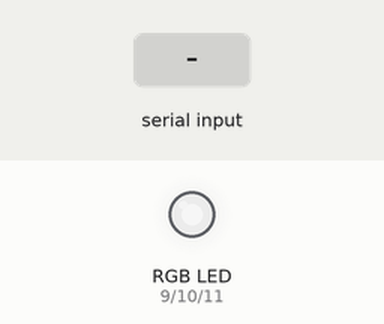
A sketch run on a simulated Arduino Mega 2560, built with avr-gcc and run on an emulated ATmega2560. On the bench: an RGB LED mixed from three pins (HIGH = lit). Inputs (shaded band) come from the test bench. Dim RGB values are drawn brighter than linear.

Above: at 1.25 s.
1.3 s: "O90\n" received over the second serial link
At 1.61 s:
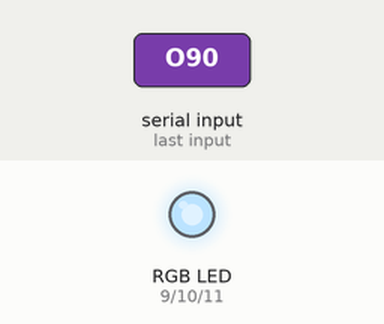
4.3 s: "90,45\n" received over the second serial link
7.3 s: "G90\n" received over the second serial link
10.3 s: "5\n" received over the second serial link
At 10.43 s:
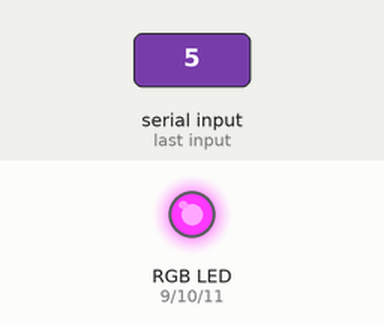
13.3 s: "O,45\n" received over the second serial link
At 14.1 s:
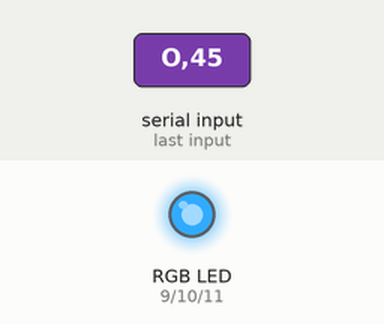
16.3 s: "W90\n" received over the second serial link
At 16.5 s:
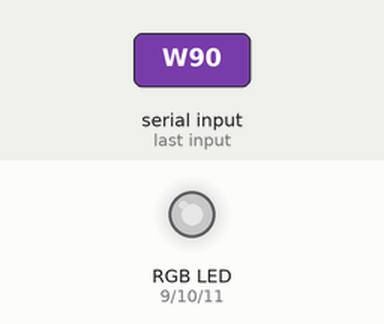
Timing chart, 0 to 49.2 s (numbered marks = the images above; inputs shaded):
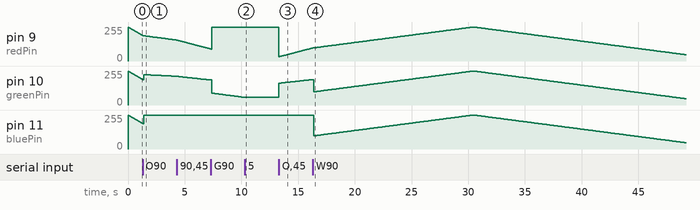

Measured:
- after the input at 10.3 s, pin 10 (greenPin): stays 57/255 (without the input it goes to 56/255 after 0.05 s)
- after the input at 16.3 s, pin 11 (bluePin): 255/255 → 99/255 after 0.07 s, → 100/255 0.09 s later, → 101/255 0.09 s later, → 102/255 0.09 s later, … (365 changes in this stretch)
- by itself, pin 9 (redPin): rises from 98/255 to 255/255 in 14.1 s, then falls to 47/255 in 18.7 s

The sketch:

hackathon_LEDS.ino
```cpp
const int redPin = 9;
const int greenPin = 10;
const int bluePin = 11;

char currentMode = 'W';
unsigned long lastUpdate = 0;
int brightness = 0;
int fadeDirection = 1;

// "speed" is the delay in ms between each brightness step.
// Smaller = Faster pulse. Larger = Slower pulse.
int pulseSpeed = 20;

void setup() {
  Serial.begin(115200);
  Serial1.begin(9600);
  pinMode(redPin, OUTPUT);
  pinMode(greenPin, OUTPUT);
  pinMode(bluePin, OUTPUT);
}

void loop() {
  // Check Serial1 for mode or speed changes
  if (Serial1.available() > 0) {
    if (isDigit(Serial1.peek())) {
      // If the incoming data is a number, update the pulse speed
      pulseSpeed = Serial1.parseInt();
    } else {
      // If it's a character, update the color mode
      char incomingByte = Serial1.read();
      if (incomingByte == 'O' || incomingByte == 'G' ||
          incomingByte == 'R' || incomingByte == 'W') {
        currentMode = incomingByte;
      }
    }
  }

  // Define color targets (Based on Common Anode: 0 is full, 255 is off)
  int rT, gT, bT;

  switch (currentMode) {
    case 'O': // Orange
      rT = 0; gT = 150; bT = 255;
      break;
    case 'G': // Green
      rT = 255; gT = 0; bT = 255;
      break;
    case 'R': // Red
      rT = 0; gT = 255; bT = 255;
      break;
    case 'W': // White
    default:
      rT = 0; gT = 0; bT = 0;
      break;
  }

  // Non-blocking pulse logic
  if (millis() - lastUpdate >= pulseSpeed) {
    lastUpdate = millis();
    brightness += fadeDirection;

    if (brightness >= 255 || brightness <= 0) {
      fadeDirection *= -1;
    }

    // Standard GRB mapping using analogWrite
    analogWrite(redPin,   map(brightness, 0, 255, 255, rT));
    analogWrite(greenPin, map(brightness, 0, 255, 255, gT));
    analogWrite(bluePin,  map(brightness, 0, 255, 255, bT));
  }
}
```
